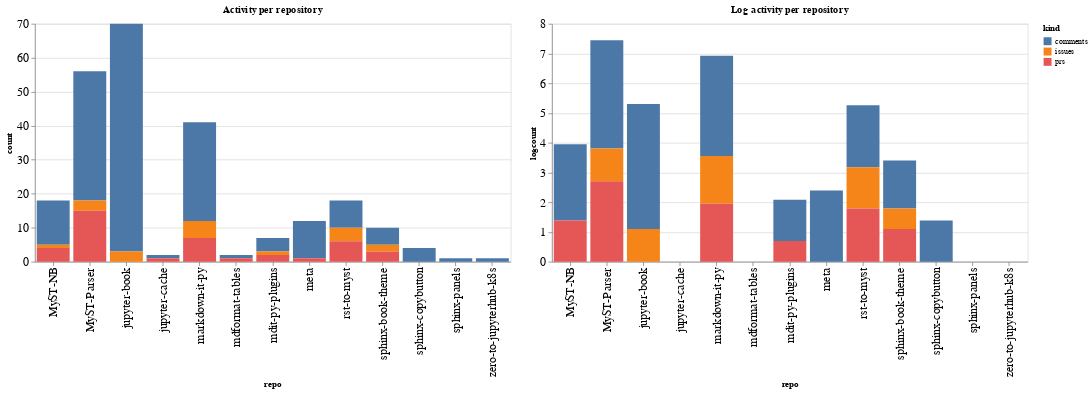

The cell this chart's notebook holds for it:
### Code cell
ch1 = alt.Chart(repo_summaries, width=600, title="Activity per repository").mark_bar().encode(
    x='repo',
    y='count',
    color='kind',
    tooltip="kind"
)

ch2 = alt.Chart(repo_summaries, width=600, title="Log activity per repository").mark_bar().encode(
    x='repo',
    y='logcount',
    color='kind',
    tooltip="kind"
)

ch1 | ch2

### Figure 1 — Vega-Lite specification as saved in the notebook (floating-point values rounded to 4 significant figures)
{"config": {"axisLeft": {"labelFontSize": 15}, "axisBottom": {"labelFontSize": 15}}, "hconcat": [{"mark": "bar", "encoding": {"color": {"type": "nominal", "field": "kind"}, "tooltip": {"type": "nominal", "field": "kind"}, "x": {"type": "nominal", "field": "repo"}, "y": {"type": "quantitative", "field": "count"}}, "title": "Activity per repository", "width": 600}, {"mark": "bar", "encoding": {"color": {"type": "nominal", "field": "kind"}, "tooltip": {"type": "nominal", "field": "kind"}, "x": {"type": "nominal", "field": "repo"}, "y": {"type": "quantitative", "field": "logcount"}}, "title": "Log activity per repository", "width": 600}], "data": {"name": "data-bc833aa16afe1520ebe2ab70435a4be7"}, "$schema": "https://vega.github.io/schema/vega-lite/v4.8.1.json", "datasets": {"data-bc833aa16afe1520ebe2ab70435a4be7": [{"repo": "MyST-NB", "kind": "comments", "count": 13, "logcount": 2.565}, {"repo": "MyST-NB", "kind": "issues", "count": 1, "logcount": 0.0}, {"repo": "MyST-NB", "kind": "prs", "count": 4, "logcount": 1.386}, {"repo": "MyST-Parser", "kind": "comments", "count": 38, "logcount": 3.638}, {"repo": "MyST-Parser", "kind": "issues", "count": 3, "logcount": 1.099}, {"repo": "MyST-Parser", "kind": "prs", "count": 15, "logcount": 2.708}, {"repo": "jupyter-book", "kind": "comments", "count": 67, "logcount": 4.205}, {"repo": "jupyter-book", "kind": "issues", "count": 3, "logcount": 1.099}, {"repo": "jupyter-cache", "kind": "comments", "count": 1, "logcount": 0.0}, {"repo": "jupyter-cache", "kind": "prs", "count": 1, "logcount": 0.0}, {"repo": "markdown-it-py", "kind": "comments", "count": 29, "logcount": 3.367}, {"repo": "markdown-it-py", "kind": "issues", "count": 5, "logcount": 1.609}, {"repo": "markdown-it-py", "kind": "prs", "count": 7, "logcount": 1.946}, {"repo": "mdformat-tables", "kind": "comments", "count": 1, "logcount": 0.0}, {"repo": "mdformat-tables", "kind": "prs", "count": 1, "logcount": 0.0}, {"repo": "mdit-py-plugins", "kind": "comments", "count": 4, "logcount": 1.386}, {"repo": "mdit-py-plugins", "kind": "issues", "count": 1, "logcount": 0.0}, {"repo": "mdit-py-plugins", "kind": "prs", "count": 2, "logcount": 0.6931}, {"repo": "meta", "kind": "comments", "count": 11, "logcount": 2.398}, {"repo": "meta", "kind": "prs", "count": 1, "logcount": 0.0}, {"repo": "rst-to-myst", "kind": "comments", "count": 8, "logcount": 2.079}, {"repo": "rst-to-myst", "kind": "issues", "count": 4, "logcount": 1.386}, {"repo": "rst-to-myst", "kind": "prs", "count": 6, "logcount": 1.792}, {"repo": "sphinx-book-theme", "kind": "comments", "count": 5, "logcount": 1.609}, {"repo": "sphinx-book-theme", "kind": "issues", "count": 2, "logcount": 0.6931}, {"repo": "sphinx-book-theme", "kind": "prs", "count": 3, "logcount": 1.099}, {"repo": "sphinx-copybutton", "kind": "comments", "count": 4, "logcount": 1.386}, {"repo": "sphinx-panels", "kind": "comments", "count": 1, "logcount": 0.0}, {"repo": "zero-to-jupyterhub-k8s", "kind": "comments", "count": 1, "logcount": 0.0}]}}
